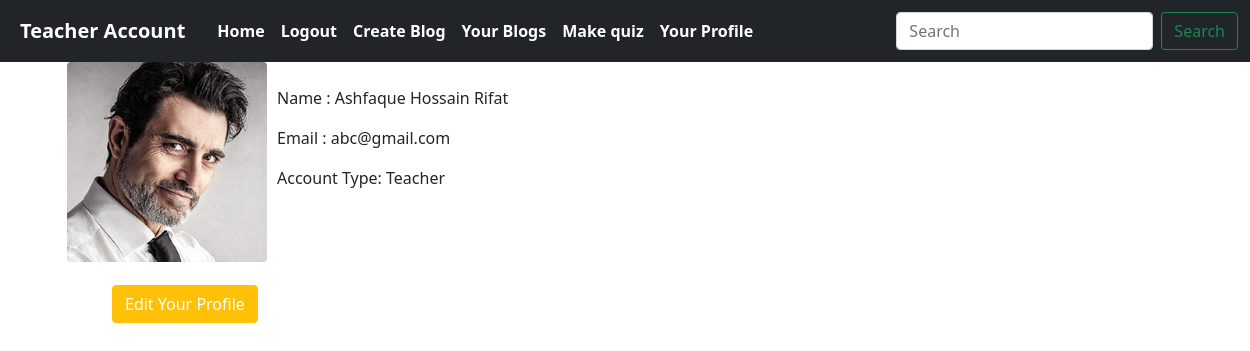
/user_profile/ (signed in), run on the app's committed database.
### blog/models.py (models this page shows, shortened)
class User(AbstractUser):
    user_type = models.ForeignKey(account, on_delete=models.CASCADE,blank=True,null=True,related_name='user_status')

class account(models.Model):
    type = models.CharField(max_length=100,blank=True,null=True)

class profile(models.Model):
    user_acc = models.OneToOneField(User,on_delete=models.CASCADE,related_name ='user_profile',blank=True,null=True)
    profile_pic = models.ImageField(upload_to='profile_image',blank=True,null=True)
    first_name = models.CharField(max_length=100,blank=True,null=True)
    last_name = models.CharField(max_length=100,blank=True,null=True)

### blog/views.py (the view)
# urls.py: path('user_profile/',views.user_profile, name='user_profile'),
@login_required
def user_profile(request):
    try:
        status = True
        data = profile.objects.get(user_acc = request.user)
        context ={
        'data':data,
        'status':status
         }
        return render(request,'blog/profile.html',context)
    except:
        status = False
        return render(request,'blog/profile.html')

### templates/blog/profile.html
{% extends 'base.html' %}
{% block content %}
<div class="container">
    <div class="text-center">
        {% if status == True %}
        <img src="/media/{{data.profile_pic}}" class="rounded float-start" height="200px" width="200px">
      </div><br>
      {% else %}
      <img src="/media/User-Profile-PNG.png" class="rounded float-start" height="200px" width="200px">
    </div><br>
    {% endif %}
    <div class="data">
        <p> Name : {{data.first_name}} {{data.last_name}}</p>
        <p>Email : {{data.user_acc.email}}</p>
        <p>Account Type: {{data.user_acc.user_type.type}} </p>
    </div>
</div>
<div class="container info">
    {% if status == True %}
<button class="btn btn-warning"><a href="{% url 'edit_profile'%}" style="text-decoration: none;" class="text-white">Edit Your Profile</a></button>
{% else %}
<p><P>We recommend you to complete your profile information for visibility</P></p>
<button class="btn btn-warning"><a href="{% url 'create_profile' %}" style="text-decoration: none;" class="text-white">Create Your Profile</a></button>
{% endif %}
</div>
{% endblock %}

### templates/base.html (shortened to what this page needs)
<!doctype html>
<html lang="en">
  <head>
    <link href="https://cdn.jsdelivr.net/npm/bootstrap@5.0.2/dist/css/bootstrap.min.css" rel="stylesheet">
    <link rel="stylesheet" href="https://cdn.jsdelivr.net/npm/bootstrap-icons@1.11.1/font/bootstrap-icons.css">
  </head>
  <body>
    <nav class="navbar navbar-expand-lg navbar-light bg-dark " style="font-weight: 700; ">
        <div class="container-fluid ">
          {% if request.user.is_authenticated %}
          <a class="navbar-brand bg-dark text-white p-2 text-white" style="border-radius:4px;" href="#">{{user.user_type.type}} Account</a>
          {% endif %}
          <div class="collapse navbar-collapse" id="navbarSupportedContent">
            <ul class="navbar-nav me-auto mb-2 mb-lg-0">
              <li class="nav-item">
                <a class="nav-link active text-white " aria-current="page" href="{% url 'home' %}">Home</a>
              </li>
              {% if request.user.is_authenticated  %}
              <li class="nav-item">
                <a class="nav-link text-white" href="{% url 'user_logout' %}">Logout</a>
              </li>
              {% else %}
              <li class="nav-item">
                <a class="nav-link text-white" href="{% url 'user_login' %}">Login</a>
              </li>
              {% endif %}
              {% if request.user.user_type.type == 'Teacher'%}
              <li class="nav-item">
                <a class="nav-link text-white" href="{% url 'CreateBlog' %}">Create Blog</a>
              </li>
              <li class="nav-item">
                <a class="nav-link text-white" href="{% url 'blog_list' %}">Your Blogs</a>
              </li>
              <li class="nav-item">
                <a class="nav-link text-white" href="{% url 'create_quiz' %}">Make quiz</a>
              </li>
              {% endif %}
              {% if request.user.is_authenticated %}
              <li class="nav-item">
                <a class="nav-link text-white" href="{% url 'user_profile' %}">Your Profile</a>
              </li>
              {% endif %}
            </ul>
            <form class="d-flex" method="GET" action="{% url 'search' %}">
              <input class="form-control me-2" type="text" name="searched_text" placeholder="Search" aria-label="Search">
              <button class="btn btn-outline-success" type="submit">Search</button>
            </form>
          </div>
        </div>
      </nav>
      {% block content %}
      {% endblock %}
  {% load sweetify %}
  </body>
</html>

### templates/base.html (style rules this page uses)
.info { position:absolute; left:100px; top: 285px; }
.data { position:relative; left:10px; }

### data on the page
User: user_type.type "Teacher"
profile: profile_pic (picture), first_name "Ashfaque Hossain", last_name "Rifat", user_acc.email "abc@gmail.com", user_acc.user_type.type "Teacher"
